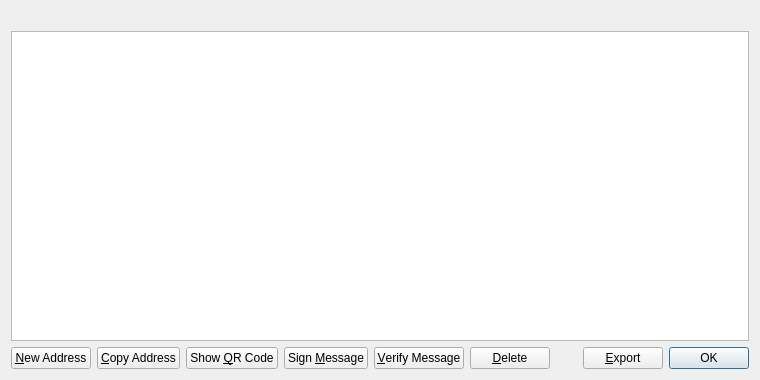
<?xml version="1.0" encoding="UTF-8"?>
<ui version="4.0">
 <class>AddressBookPage</class>
 <widget class="QWidget" name="AddressBookPage">
  <property name="geometry">
   <rect>
    <x>0</x>
    <y>0</y>
    <width>760</width>
    <height>380</height>
   </rect>
  </property>
  <property name="windowTitle">
   <string>Address Book</string>
  </property>
  <layout class="QVBoxLayout" name="verticalLayout">
   <item>
    <widget class="QLabel" name="labelExplanation">
     <property name="textFormat">
      <enum>Qt::PlainText</enum>
     </property>
     <property name="wordWrap">
      <bool>true</bool>
     </property>
    </widget>
   </item>
   <item>
    <widget class="QTableView" name="tableView">
     <property name="contextMenuPolicy">
      <enum>Qt::CustomContextMenu</enum>
     </property>
     <property name="toolTip">
      <string>Double-click to edit address or label</string>
     </property>
     <property name="tabKeyNavigation">
      <bool>false</bool>
     </property>
     <property name="alternatingRowColors">
      <bool>true</bool>
     </property>
     <property name="selectionMode">
      <enum>QAbstractItemView::SingleSelection</enum>
     </property>
     <property name="selectionBehavior">
      <enum>QAbstractItemView::SelectRows</enum>
     </property>
     <property name="sortingEnabled">
      <bool>true</bool>
     </property>
     <attribute name="verticalHeaderVisible">
      <bool>false</bool>
     </attribute>
    </widget>
   </item>
   <item>
    <layout class="QHBoxLayout" name="horizontalLayout">
     <item>
      <widget class="QPushButton" name="newAddress">
       <property name="toolTip">
        <string>Create a new address</string>
       </property>
       <property name="text">
        <string>&amp;New Address</string>
       </property>
       <property name="icon">
        <iconset resource="../hongkongcoin.qrc">
         <normaloff>:/icons/add</normaloff>:/icons/add</iconset>
       </property>
      </widget>
     </item>
     <item>
      <widget class="QPushButton" name="copyAddress">
       <property name="toolTip">
        <string>Copy the currently selected address to the system clipboard</string>
       </property>
       <property name="text">
        <string>&amp;Copy Address</string>
       </property>
       <property name="icon">
        <iconset resource="../hongkongcoin.qrc">
         <normaloff>:/icons/editcopy</normaloff>:/icons/editcopy</iconset>
       </property>
      </widget>
     </item>
     <item>
      <widget class="QPushButton" name="showQRCode">
       <property name="text">
        <string>Show &amp;QR Code</string>
       </property>
       <property name="icon">
        <iconset resource="../hongkongcoin.qrc">
         <normaloff>:/icons/qrcode</normaloff>:/icons/qrcode</iconset>
       </property>
      </widget>
     </item>
     <item>
      <widget class="QPushButton" name="signMessage">
       <property name="toolTip">
        <string>Sign a message to prove you own a HongKongCoin address</string>
       </property>
       <property name="text">
        <string>Sign &amp;Message</string>
       </property>
       <property name="icon">
        <iconset resource="../hongkongcoin.qrc">
         <normaloff>:/icons/edit</normaloff>:/icons/edit</iconset>
       </property>
      </widget>
     </item>
     <item>
      <widget class="QPushButton" name="verifyMessage">
       <property name="toolTip">
        <string>Verify a message to ensure it was signed with a specified HongKongCoin address</string>
       </property>
       <property name="text">
        <string>&amp;Verify Message</string>
       </property>
       <property name="icon">
        <iconset resource="../hongkongcoin.qrc">
         <normaloff>:/icons/transaction_0</normaloff>:/icons/transaction_0</iconset>
       </property>
      </widget>
     </item>
     <item>
      <widget class="QPushButton" name="deleteAddress">
       <property name="toolTip">
        <string>Delete the currently selected address from the list</string>
       </property>
       <property name="text">
        <string>&amp;Delete</string>
       </property>
       <property name="icon">
        <iconset resource="../hongkongcoin.qrc">
         <normaloff>:/icons/remove</normaloff>:/icons/remove</iconset>
       </property>
      </widget>
     </item>
     <item>
      <spacer name="horizontalSpacer">
       <property name="orientation">
        <enum>Qt::Horizontal</enum>
       </property>
       <property name="sizeHint" stdset="0">
        <size>
         <width>40</width>
         <height>20</height>
        </size>
       </property>
      </spacer>
     </item>
     <item>
      <widget class="QPushButton" name="exportButton">
       <property name="toolTip">
        <string>Export the data in the current tab to a file</string>
       </property>
       <property name="text">
        <string>&amp;Export</string>
       </property>
       <property name="icon">
        <iconset resource="../hongkongcoin.qrc">
         <normaloff>:/icons/export</normaloff>:/icons/export</iconset>
       </property>
      </widget>
     </item>
     <item>
      <widget class="QDialogButtonBox" name="buttonBox">
       <property name="sizePolicy">
        <sizepolicy hsizetype="Maximum" vsizetype="Fixed">
         <horstretch>0</horstretch>
         <verstretch>0</verstretch>
        </sizepolicy>
       </property>
       <property name="standardButtons">
        <set>QDialogButtonBox::Ok</set>
       </property>
      </widget>
     </item>
    </layout>
   </item>
  </layout>
 </widget>
 <resources>
  <include location="../hongkongcoin.qrc"/>
 </resources>
 <connections/>
</ui>
